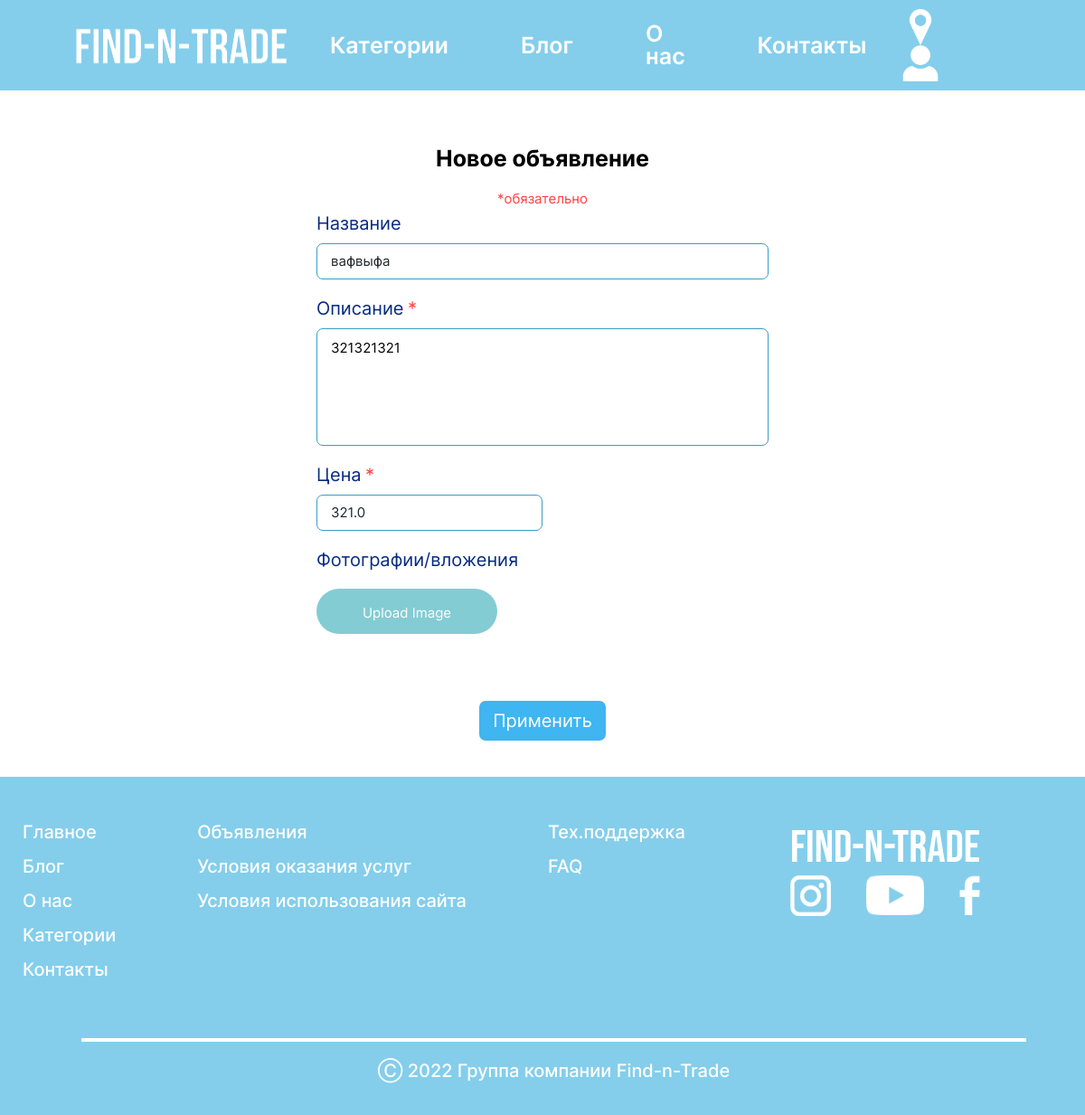
The app's page /edit_ad/3/ (signed in), older data.
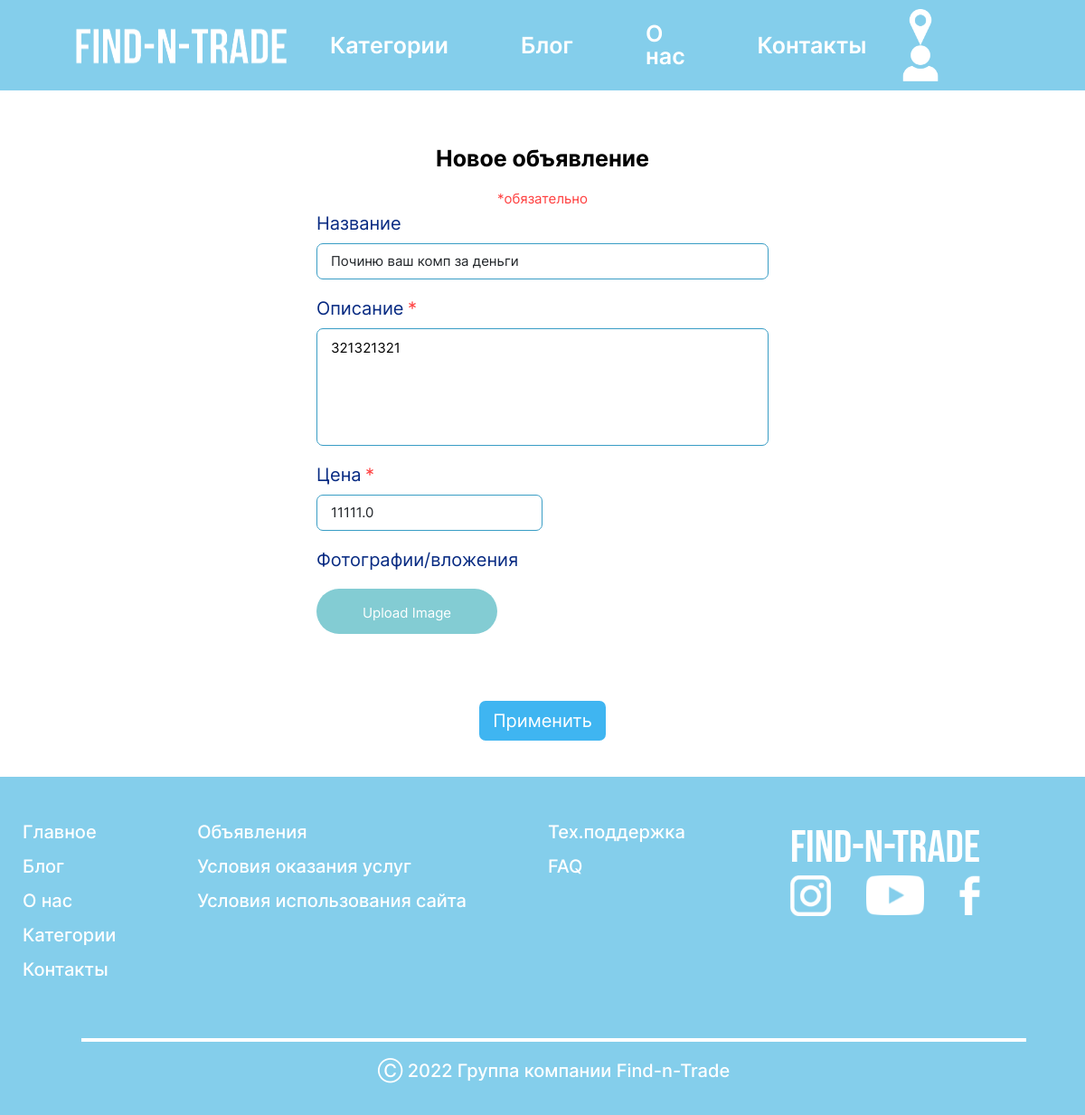
The same page, newer data.
### main/models.py (models this page shows, shortened)
class Ad(models.Model):
    user= models.ForeignKey(CustomUser, blank=False, null=False, on_delete=models.CASCADE, related_name='creator')
    title= models.CharField(max_length=50, verbose_name="Title")
    company_name= models.CharField(max_length=50, blank=True, null=True, verbose_name="Company_name")
    description= models.TextField(verbose_name="Description")
    image_link = models.ImageField(upload_to=user_image_directory_path, blank=True, null=True,
                                   verbose_name="Ad image")
    cost= models.FloatField(verbose_name="Cost")
    responders= models.ManyToManyField(Respond, blank=True, null=True)
    create_date = models.DateField(auto_now_add=True, verbose_name="Creation date")
    edit_date = models.DateField(auto_now=True, verbose_name="Edit date")
    is_active = models.BooleanField(default=True, verbose_name="Active")
    category=models.ForeignKey(Category, blank=True, null=True, on_delete=models.CASCADE)

### main/views.py (the view, shortened to what this page needs)
# urls.py: path('edit_ad/<int:pk>/', views.AdEditView.as_view(), name='edit ad'),
class AdEditView(UpdateView):
    template_name = "main/edit_ad.html"
    model = Ad
    form_class = AdCreateForm
    def get_initial(self):
        model = CustomUser.objects.get(id=self.request.user.id)
        ad = Ad.objects.get(id=self.kwargs['pk'], user=model)
        return {'title': ad.title}

### main/templates/main/edit_ad.html (shortened to what the changed rows need)
{% extends 'main/base.html' %}
{% load static %}
{% block links %}  <link rel="stylesheet" href="{% static 'main/css/style_imported.css' %}">  {% endblock %}
{% block content %}
<body background="{% static 'main/images/bg4.png' %}">
    <main>
        <h1 id="newad">Новое объявление</h1>
        <form action="" method="POST" class="newadouterdiv" enctype="multipart/form-data">
          <div class="newadleft">
            <div class="labeloneline">
              <label class="text-field__label" for="name">Название</label>
            </div>
            {{form.title}}
               <div class="labeloneline">
              <label class="text-field__label" for="companyname">Описание</label>
              <label style="color:#FF3E3E" class="text-field__label" for="description">*</label>
            </div>
            {{form.description}}
            <div class="labeloneline">
              <label class="text-field__label" for="name">Цена</label>
              <label style="color:#FF3E3E" class="text-field__label" for="price">*</label>
            </div>
            {{form.cost}}
               <div class="labeloneline">
              <label class="text-field__label" for="name">Фотографии/вложения</label>
            </div>
            <div class="file-upload" style="display:flex;">
                         <div class="picedit">
                        </div>
            </div>
        <button id="publishsubmit" type="submit"><a href="{% url 'active ads' %}">Применить</a> </button>
        </form>
    </main>
</body>
{% endblock %}

Row changes from the older to the newer data that the page shows:
changed Ad: title "вафвыфа" → "Починю ваш комп за деньги"; cost "321.0" → "11111.0"
